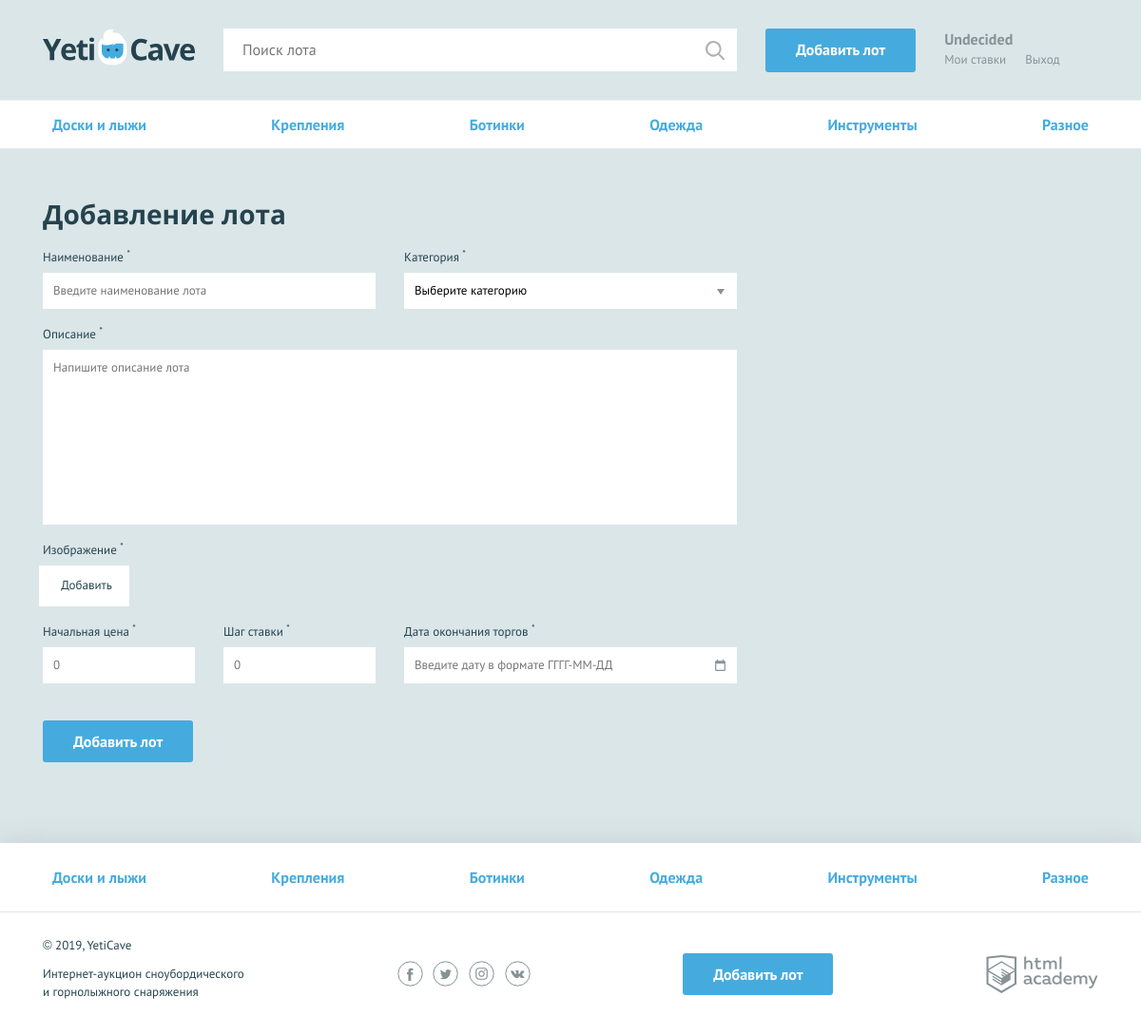
The page /add.php (signed in) on the database its author committed.
### tables this page shows
CREATE TABLE `category` (
    `id` INT UNSIGNED AUTO_INCREMENT PRIMARY KEY,
    `name` VARCHAR(128) NOT NULL UNIQUE,
    `tag` VARCHAR(128) NOT NULL UNIQUE
);

### helpers.php (called while the page is built, shortened)
<?php
function include_template($name, array $data = []) {
    $name = 'templates/' . $name;
    extract($data);
    require $name;
    $result = ob_get_clean();
    return $result;
}

### models.php (called while the page is built, shortened)
<?php
function get_categories_list($link)
{
    $sql = 'SELECT * FROM `category`';
    $result = mysqli_query($link, $sql);
    $data = $result ? mysqli_fetch_all($result, MYSQLI_ASSOC) : '';
    return [
        'data' => $data,
        'error' => mysqli_error($link)
    ];
}

### templates/add.php (the view, shortened to what this page needs)
<main>
    <nav class="nav">
        <ul class="nav__list container">
            <?php foreach ($categories as $cat) : ?>
                <li class="nav__item">
                    <a href="/category.php?id=<?= $cat['id'] ?>"><?= $cat['name'] ?></a>
                </li>
            <?php endforeach ?>
        </ul>
    </nav>
    <form class="form form--add-lot container <?= in_array(!null, $errors) ? 'form--invalid' : '' ?>" action="/add.php" method="post" enctype="multipart/form-data">
        <h2>Добавление лота</h2>
        <div class="form__container-two">
            <div class="form__item <?= $errors['lot_name'] ? 'form__item--invalid' : '' ?>">
                <label for="lot-name">Наименование <sup>*</sup></label>
                <input id="lot-name" type="text" name="lot_name" placeholder="Введите наименование лота" value = "<?= $_POST['lot_name'] ?? '' ?>">
            </div>
            <div class="form__item <?= $errors['category_id'] ? 'form__item--invalid' : '' ?>">
                <label for="category">Категория <sup>*</sup></label>
                <select id="category" name="category_id">
                    <?php if(!isset($_POST['category_id'])): ?><option selected="true" disabled="disabled">Выберите категорию</option><?php endif ?>
                </select>
            </div>
        </div>
        <div class="form__item form__item--wide <?= $errors['message'] ? 'form__item--invalid' : '' ?>">
            <label for="message">Описание <sup>*</sup></label>
            <textarea id="message" name="message" placeholder="Напишите описание лота"><?= $_POST['message'] ?? '' ?></textarea>
        </div>
        <div class="form__item form__item--file  <?= $errors['lot_img'] ? 'form__item--invalid' : '' ?>">
            <label>Изображение <sup>*</sup></label>
            <div class="form__input-file">
                <label for="lot-img">
                    Добавить
                </label>
            </div>
        </div>
        <div class="form__container-three">
            <div class="form__item form__item--small <?= $errors['lot_rate'] ? 'form__item--invalid' : '' ?>">
                <label for="lot-rate">Начальная цена <sup>*</sup></label>
                <input id="lot-rate" type="text" name="lot_rate" placeholder="0" value = "<?= $_POST['lot_rate'] ?? '' ?>">
            </div>
            <div class="form__item form__item--small <?= $errors['lot_step'] ? 'form__item--invalid' : '' ?>">
                <label for="lot-step">Шаг ставки <sup>*</sup></label>
                <input id="lot-step" type="text" name="lot_step" placeholder="0" value = "<?= $_POST['lot_step'] ?? '' ?>">
            </div>
            <div class="form__item <?= $errors['lot_date'] ? 'form__item--invalid' : '' ?>">
                <label for="lot-date">Дата окончания торгов <sup>*</sup></label>
                <input class="form__input-date" id="lot-date" type="text" name="lot_date" placeholder="Введите дату в формате ГГГГ-ММ-ДД" value = "<?= $_POST['lot_date'] ?? '' ?>">
            </div>
        </div>
        <button type="submit" class="button">Добавить лот</button>
    </form>
</main>

### templates/layout.php (shortened to what this page needs)
<!DOCTYPE html>
<html lang="ru">
<head>
    <link href="../css/normalize.min.css" rel="stylesheet">
    <link href="../css/style.css" rel="stylesheet">
    <link href="../css/flatpickr.min.css" rel="stylesheet">
</head>
<body>
    <div class="page-wrapper">
        <header class="main-header">
            <div class="main-header__container container">
                <a class="main-header__logo">
                    <img src="../img/logo.svg" width="160" height="39" alt="Логотип компании YetiCave">
                </a>
                <form class="main-header__search" method="get" action="/search.php" autocomplete="off">
                    <input type="search" name="search" placeholder="Поиск лота">
                    <input class="main-header__search-btn" type="submit" value="Найти">
                </form>
                <a class="main-header__add-lot button" href="/add.php">Добавить лот</a>
                <nav class="user-menu">
                    <?php if (isset($_SESSION['id'])) : ?>
                        <div class="user-menu__logged">
                            <p><?= $_SESSION['name'] ?></p>
                            <a class="user-menu__bets" href="/my-bets.php">Мои ставки</a>
                            <a class="user-menu__logout" href="/logout.php">Выход</a>
                        </div>
                    <?php endif ?>
                </nav>
            </div>
        </header>
        <?= $content ?>
    </div>
    <footer class="main-footer">
        <nav class="nav">
            <ul class="nav__list container">
                <?php foreach ($categories as $cat) : ?>
                    <li class="nav__item">
                        <a href="pages/<?= $cat['tag'] ?>"><?= $cat['name'] ?></a>
                    </li>
                <?php endforeach ?>
            </ul>
        </nav>
        <div class="main-footer__bottom container">
            <div class="main-footer__copyright">
                <p>© 2019, YetiCave</p>
                <p>Интернет-аукцион сноубордического и горнолыжного снаряжения</p>
            </div>
            <div class="main-footer__social social">
                <a class="social__link social__link--facebook" href="#">
                </a>
                <a class="social__link social__link--twitter" href="#">
                </a>
                <a class="social__link social__link--instagram" href="#">
                </a>
                <a class="social__link social__link--vkontakte" href="#">
                </a>
            </div>
            <a class="main-footer__add-lot button" href="add-lot.html">Добавить лот</a>
            <div class="main-footer__developed-by">
                <a class="logo-academy" href="https://htmlacademy.ru/intensive/php">
                </a>
            </div>
        </div>
    </footer>
</body>
</html>

### rows shown on the page
category: name "Доски и лыжи"
category: name "Крепления"
category: name "Ботинки"
category: name "Одежда"
category: name "Инструменты"
category: name "Разное"

### other values the page prints
$_SESSION['name'] "Undecided"
